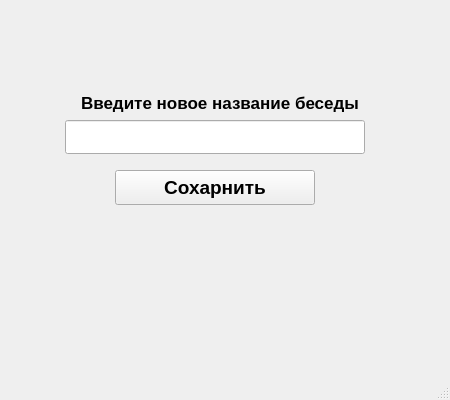
<?xml version="1.0" encoding="UTF-8"?>
<ui version="4.0">
 <class>MainWindow</class>
 <widget class="QMainWindow" name="MainWindow">
  <property name="geometry">
   <rect>
    <x>0</x>
    <y>0</y>
    <width>450</width>
    <height>400</height>
   </rect>
  </property>
  <property name="windowTitle">
   <string>Новое название беседы</string>
  </property>
  <property name="windowIcon">
   <iconset>
    <normaloff>../Структурные фото/изменение.png</normaloff>../Структурные фото/изменение.png</iconset>
  </property>
  <widget class="QWidget" name="centralwidget">
   <widget class="QPushButton" name="pushButton">
    <property name="geometry">
     <rect>
      <x>115</x>
      <y>170</y>
      <width>200</width>
      <height>35</height>
     </rect>
    </property>
    <property name="font">
     <font>
      <family>Arial</family>
      <pointsize>14</pointsize>
      <weight>75</weight>
      <italic>false</italic>
      <bold>true</bold>
     </font>
    </property>
    <property name="text">
     <string>Сохарнить</string>
    </property>
   </widget>
   <widget class="QLabel" name="label">
    <property name="geometry">
     <rect>
      <x>0</x>
      <y>85</y>
      <width>440</width>
      <height>35</height>
     </rect>
    </property>
    <property name="font">
     <font>
      <family>Arial</family>
      <pointsize>13</pointsize>
      <weight>75</weight>
      <bold>true</bold>
     </font>
    </property>
    <property name="text">
     <string>Введите новое название беседы</string>
    </property>
    <property name="alignment">
     <set>Qt::AlignCenter</set>
    </property>
   </widget>
   <widget class="QLineEdit" name="lineEdit">
    <property name="geometry">
     <rect>
      <x>65</x>
      <y>120</y>
      <width>300</width>
      <height>34</height>
     </rect>
    </property>
    <property name="font">
     <font>
      <pointsize>10</pointsize>
      <weight>50</weight>
      <italic>false</italic>
      <bold>false</bold>
     </font>
    </property>
   </widget>
  </widget>
  <widget class="QStatusBar" name="statusbar">
   <property name="font">
    <font>
     <family>Arial</family>
     <weight>75</weight>
     <italic>false</italic>
     <bold>true</bold>
    </font>
   </property>
   <property name="styleSheet">
    <string notr="true">QStatusBar#statusbar {
color: red;
font: bold;}</string>
   </property>
  </widget>
 </widget>
 <resources/>
 <connections/>
</ui>
